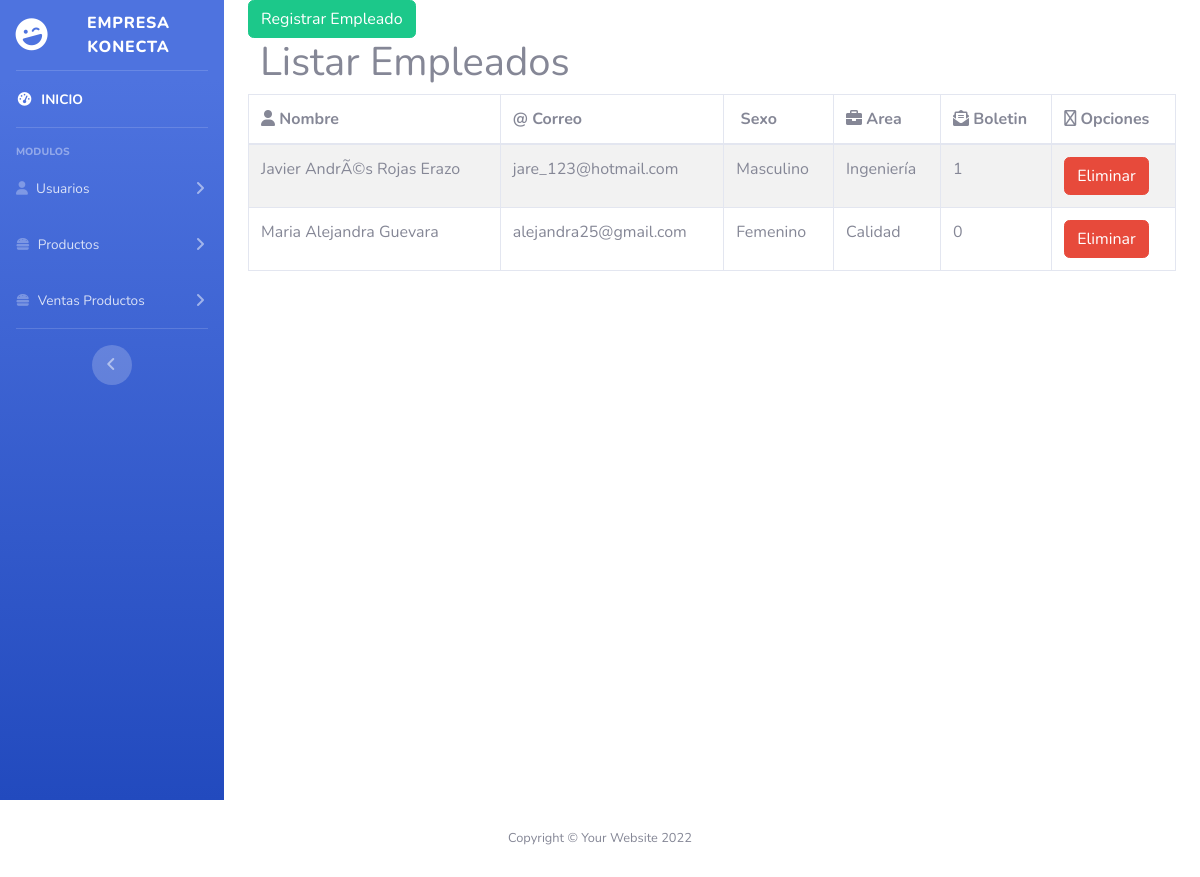
/index.php?modulo=Usuario&controlador=Usuario&funcion=listarUsuario, run on the app's committed database.
### tables this page shows
CREATE TABLE IF NOT EXISTS `empleado` (
  `id` int(11) NOT NULL AUTO_INCREMENT,
  `nombre` varchar(255) NOT NULL,
  `email` varchar(255) NOT NULL,
  `sexo` char(1) NOT NULL,
  `area_id` int(11) NOT NULL,
  `boletin` int(11) DEFAULT NULL,
  `descripcion` text NOT NULL,
  PRIMARY KEY (`id`),
  KEY `area_id` (`area_id`)
);

### controller/Usuario/UsuarioController.php (called while the page is built, shortened)
<?php
include_once 'GstUsuario.php';
class UsuarioController{
    Public function listarUsuario(){
        $Gst = new GstUsuario();
        $datos = $Gst->ConsultarEmpleados();
        include_once '../view/Usuario/Usuario/listar.php';
    }
}

### lib/conf/connection.php (called while the page is built, shortened)
<?php
class connection{
    private $server;
    private $user;
    private $pass;
    private $database;
    private $link;
    private function setconnect() {
        $this->server=SERVER;
        $this->user=USER;
        $this->pass=PASSWORD;
        $this->database=DATABASE;
    }
    private function connect() {
        $this->link=mysqli_connect( $this->server, $this->user, $this->pass, $this->database);
    }
    public function getConnect() {
        return $this->link;
    }
}
?>

### controller/Usuario/GstUsuario.php (called while the page is built, shortened)
<?php
Class GstUsuario{
    public function ConsultarEmpleados(){
        $ObjFuncion = new UsuarioModel();
        $sql = "select id,nombre,email,sexo,area_id,boletin from empleado";
        $datos = $ObjFuncion->consultarArray($sql);
        $datos = $this->getNombreArea($datos);
        return $datos;
    }
    public function getNombreArea($datos){
        $ObjFuncion = new UsuarioModel();
        $i=0;
        foreach($datos as $dato){
            $sql = "select nombre from areas where id=".$dato['area_id'];
            $resultados = $ObjFuncion->ConsultarArray($sql);
            foreach($resultados as $resultado){
                $datos[$i]['area_descripcion'] = $resultado['nombre'];
            }
        $i++;
        }
        return $datos;
    }
}

### model/MasterModel.php (called while the page is built, shortened)
<?php
include_once '../Lib/conf/Connection.php';
class MasterModel extends connection{
    public function consultarArray($sql) {
        $respuesta= mysqli_query($this->getConnect(), $sql);
        $arreglo=array();
        if($respuesta){
            while ($row= mysqli_fetch_array($respuesta)){
                $arreglo[]=$row;
            }
        }
        return $arreglo;
    }
}
?>

### view/Usuario/Usuario/listar.php (the view, shortened to what this page needs)
<a class='btn btn-success' href="<?php echo getUrl("Usuario", "Usuario", "crearUsuario"); ?>" >Registrar Empleado</a></button>
    <div class="col-lg-12">
        <h1 class="page-header">Listar Empleados</h1>
    </div>
        <div class="form-group">
            <table class="table table-bordered table-striped border-primary">
                <thead>
                    <tr>
                        <th><i class="fas fa-user"></i> Nombre </th>
                        <th><i class="fad fa-at"></i> Correo </th>
                        <th><i class="fas fa-hand-receiving"></i> Sexo</th>
                        <th><i class="fas fa-briefcase"></i> Area</th>
                        <th><i class="fas fa-envelope-open-text"></i> Boletin</th>
                        <th><i class="far fa-user-cog"></i> Opciones</th>
                    </tr>
                </thead>
                <tbody>
                <?php
                    foreach ($datos as $key => $value) {
                        echo "<tr>";
                        echo "<td>".$value['nombre']."</td>";
                        echo "<td>".$value['email']."</td>";
                        if($value['sexo'] == 'F'){
                            echo "<td>Femenino</td>";
                        }else{
                            echo "<td>Masculino</td>";
                        }
                        echo "<td>".$value['area_descripcion']."</td>";
                        echo "<td>".$value['boletin']."</td>";
                        echo "<td>" ;
                        echo " <input type='button' class='btn btn-danger' value='Eliminar' onclick='eliminarUsuarios(".$value['id'].");'></td>";
                        echo "</tr>";
                    }
                    ?>
                </tbody>
            </table>
        </div>

### view/Partials/head.php (shortened to what this page needs)
<!DOCTYPE html>
<html lang="en">
<head>
    <link href="vendor/fontawesome-free/css/all.min.css" rel="stylesheet" type="text/css">
    <link href="css/sb-admin-2.min.css" rel="stylesheet">
    <link href="css/estilosPropios.css" rel="stylesheet">
    <link rel="stylesheet" type="text/css" href="https://cdn.datatables.net/v/bs4/dt-1.12.1/datatables.min.css"/>
</head>

### web/index.php (shortened to what this page needs)
<?php
include_once '../lib/helpers.php';
include_once '../view/Partials/head.php';
?>
<body>
    <div id="wrapper">
        <?php
        include_once '../view/Partials/sidebar-left.php';
        ?>
        <div class="container-fluid">
            <div id="page-wrapper">
                <?php
                    if(isset($_GET['modulo'])){
                        resolve();
                    }
                ?>
            </div>
        </div>
    </div>
<?php
        include_once '../view/Partials/footer.php';
?>

### view/Partials/sidebar-left.php (shortened to what this page needs)
<ul class="navbar-nav bg-gradient-primary sidebar sidebar-dark accordion" id="accordionSidebar">
    <a class="sidebar-brand d-flex align-items-center justify-content-center"  href="index.php">
        <div class="sidebar-brand-icon rotate-n-15">
            <i class="fas fa-laugh-wink"></i>
        </div>
        <div class="sidebar-brand-text mx-3"> EMPRESA KONECTA </div>
    </a>
    <hr class="sidebar-divider my-0">
    <li class="nav-item active">
        <a class="nav-link" href="index.php">
            <i class="fas fa-fw fa-tachometer-alt"></i>
            <span>INICIO</span></a>
    </li>
    <hr class="sidebar-divider">
    <div class="sidebar-heading">
        Modulos
    </div>
    <li class="nav-item">
        <a class="nav-link collapsed" href="#" data-toggle="collapse" data-target="#collapseOne"
            aria-expanded="true" aria-controls="collapseOne">
            <i class="fas fa-user"></i>
            <span>Usuarios</span>
        </a>
        <a class="nav-link collapsed" href="#" data-toggle="collapse" data-target="#collapseTwo"
            aria-expanded="true" aria-controls="collapseTwo">
            <i class="fas fa-hamburger"></i>
            <span>Productos</span>
        </a>
        <a class="nav-link collapsed" href="#" data-toggle="collapse" data-target="#collapseThree"
            aria-expanded="true" aria-controls="collapseThree">
            <i class="fas fa-hamburger"></i>
            <span>Ventas Productos</span>
        </a>
    </li>
    <hr class="sidebar-divider">
    <div class="text-center d-none d-md-inline">
        <button class="rounded-circle border-0" id="sidebarToggle"></button>
    </div>
</ul>

### lib/helpers.php (shortened to what this page needs)
<?php
    function getUrl($modulo,$controlador,$funcion,$parametros=false,$pagina=false){
    if ($pagina==false) {
            $pagina="index";
        }
        $url="$pagina.php?modulo=$modulo&controlador=$controlador&funcion=$funcion";
        return $url;
    }
    function resolve(){
        $modulo=ucwords($_GET['modulo']);
        $controlador=ucwords($_GET['controlador']);
        $funcion=$_GET['funcion'];
        if (is_dir("../controller/$modulo")){
            if (file_exists("../controller/$modulo/".$controlador."Controller.php")) {
                $objClase=new $nombreClase();
                if (method_exists($objClase,$funcion)) {
                    $objClase->$funcion();
                }else{
                    echo "La función especificada no existe";
                }
            }else {
                echo "El controlador especificado no existe";
            }
        }else{
            echo "El modulo expecificado no existe";
        }
    }
?>

### view/Partials/footer.php (shortened to what this page needs)
        <footer class="sticky-footer bg-white">
            <div class="container my-auto">
                <div class="copyright text-center my-auto">
                    <span>Copyright &copy; Your Website 2022</span>
                </div>
            </div>
        </footer>
</body>

### data on the page
empleado: nombre "Javier AndrÃ©s Rojas Erazo", email "jare_123@hotmail.com", sexo "Masculino", area_descripcion "Ingeniería", boletin "1"
empleado: nombre "Maria Alejandra Guevara", email "alejandra25@gmail.com", sexo "Femenino", area_descripcion "Calidad", boletin "0"
